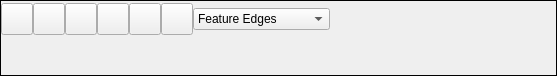
<?xml version="1.0" encoding="UTF-8"?>
<ui version="4.0">
 <class>RenderingView</class>
 <widget class="QWidget" name="RenderingView">
  <property name="geometry">
   <rect>
    <x>0</x>
    <y>0</y>
    <width>557</width>
    <height>76</height>
   </rect>
  </property>
  <layout class="QVBoxLayout" name="verticalLayout">
   <property name="spacing">
    <number>0</number>
   </property>
   <property name="leftMargin">
    <number>0</number>
   </property>
   <property name="topMargin">
    <number>0</number>
   </property>
   <property name="rightMargin">
    <number>0</number>
   </property>
   <property name="bottomMargin">
    <number>0</number>
   </property>
   <item>
    <widget class="QFrame" name="frame">
     <property name="frameShape">
      <enum>QFrame::Box</enum>
     </property>
     <property name="frameShadow">
      <enum>QFrame::Plain</enum>
     </property>
     <layout class="QVBoxLayout" name="verticalLayout_3">
      <property name="spacing">
       <number>0</number>
      </property>
      <property name="leftMargin">
       <number>0</number>
      </property>
      <property name="topMargin">
       <number>0</number>
      </property>
      <property name="rightMargin">
       <number>0</number>
      </property>
      <property name="bottomMargin">
       <number>0</number>
      </property>
      <item>
       <widget class="QWidget" name="widget" native="true">
        <property name="sizePolicy">
         <sizepolicy hsizetype="Preferred" vsizetype="Minimum">
          <horstretch>0</horstretch>
          <verstretch>0</verstretch>
         </sizepolicy>
        </property>
        <layout class="QHBoxLayout" name="horizontalLayout">
         <property name="spacing">
          <number>0</number>
         </property>
         <property name="leftMargin">
          <number>0</number>
         </property>
         <property name="topMargin">
          <number>0</number>
         </property>
         <property name="rightMargin">
          <number>0</number>
         </property>
         <property name="bottomMargin">
          <number>0</number>
         </property>
         <item>
          <widget class="FlatPushButton" name="axis">
           <property name="maximumSize">
            <size>
             <width>32</width>
             <height>32</height>
            </size>
           </property>
           <property name="icon">
            <iconset resource="../../../resource.qrc">
             <normaloff>:/graphicsIcons/noun-axis-405079</normaloff>:/graphicsIcons/noun-axis-405079</iconset>
           </property>
           <property name="iconSize">
            <size>
             <width>22</width>
             <height>22</height>
            </size>
           </property>
           <property name="checkable">
            <bool>true</bool>
           </property>
           <property name="checked">
            <bool>false</bool>
           </property>
          </widget>
         </item>
         <item>
          <widget class="FlatPushButton" name="cubeAxis">
           <property name="maximumSize">
            <size>
             <width>32</width>
             <height>32</height>
            </size>
           </property>
           <property name="icon">
            <iconset>
             <normaloff>:/graphicsIcons/ruler</normaloff>:/graphicsIcons/ruler</iconset>
           </property>
           <property name="iconSize">
            <size>
             <width>24</width>
             <height>24</height>
            </size>
           </property>
           <property name="checkable">
            <bool>true</bool>
           </property>
          </widget>
         </item>
         <item>
          <widget class="FlatPushButton" name="perspective">
           <property name="maximumSize">
            <size>
             <width>32</width>
             <height>32</height>
            </size>
           </property>
           <property name="icon">
            <iconset resource="../../../resource.qrc">
             <normaloff>:/graphicsIcons/2d-label-icon.svg</normaloff>:/graphicsIcons/2d-label-icon.svg</iconset>
           </property>
           <property name="iconSize">
            <size>
             <width>24</width>
             <height>24</height>
            </size>
           </property>
           <property name="checkable">
            <bool>true</bool>
           </property>
          </widget>
         </item>
         <item>
          <widget class="FlatPushButton" name="fit">
           <property name="maximumSize">
            <size>
             <width>32</width>
             <height>32</height>
            </size>
           </property>
           <property name="icon">
            <iconset resource="../../../resource.qrc">
             <normaloff>:/icons/expand.svg</normaloff>:/icons/expand.svg</iconset>
           </property>
           <property name="iconSize">
            <size>
             <width>24</width>
             <height>24</height>
            </size>
           </property>
          </widget>
         </item>
         <item>
          <widget class="FlatPushButton" name="alignAxis">
           <property name="maximumSize">
            <size>
             <width>32</width>
             <height>32</height>
            </size>
           </property>
           <property name="icon">
            <iconset resource="../../../resource.qrc">
             <normaloff>:/graphicsIcons/alignAxis.svg</normaloff>:/graphicsIcons/alignAxis.svg</iconset>
           </property>
           <property name="iconSize">
            <size>
             <width>24</width>
             <height>24</height>
            </size>
           </property>
          </widget>
         </item>
         <item>
          <widget class="FlatPushButton" name="rotate">
           <property name="maximumSize">
            <size>
             <width>32</width>
             <height>32</height>
            </size>
           </property>
           <property name="icon">
            <iconset resource="../../../resource.qrc">
             <normaloff>:/icons/reload.svg</normaloff>:/icons/reload.svg</iconset>
           </property>
           <property name="iconSize">
            <size>
             <width>24</width>
             <height>24</height>
            </size>
           </property>
          </widget>
         </item>
         <item>
          <widget class="QComboBox" name="renderingMode">
           <property name="sizeAdjustPolicy">
            <enum>QComboBox::AdjustToContents</enum>
           </property>
           <item>
            <property name="text">
             <string>Feature Edges</string>
            </property>
           </item>
           <item>
            <property name="text">
             <string>Points</string>
            </property>
           </item>
           <item>
            <property name="text">
             <string>Surface</string>
            </property>
           </item>
           <item>
            <property name="text">
             <string>Surface With Edges</string>
            </property>
           </item>
           <item>
            <property name="text">
             <string>Wireframe</string>
            </property>
           </item>
          </widget>
         </item>
         <item>
          <spacer name="horizontalSpacer">
           <property name="orientation">
            <enum>Qt::Horizontal</enum>
           </property>
           <property name="sizeHint" stdset="0">
            <size>
             <width>40</width>
             <height>20</height>
            </size>
           </property>
          </spacer>
         </item>
        </layout>
       </widget>
      </item>
      <item>
       <widget class="RenderingWidget" name="view" native="true"/>
      </item>
     </layout>
    </widget>
   </item>
  </layout>
 </widget>
 <customwidgets>
  <customwidget>
   <class>FlatPushButton</class>
   <extends>QPushButton</extends>
   <header location="global">widgets.flat_push_button</header>
  </customwidget>
  <customwidget>
   <class>RenderingWidget</class>
   <extends>QWidget</extends>
   <header>widgets.rendering_widget</header>
   <container>1</container>
  </customwidget>
 </customwidgets>
 <resources>
  <include location="../../../resource.qrc"/>
 </resources>
 <connections/>
</ui>
